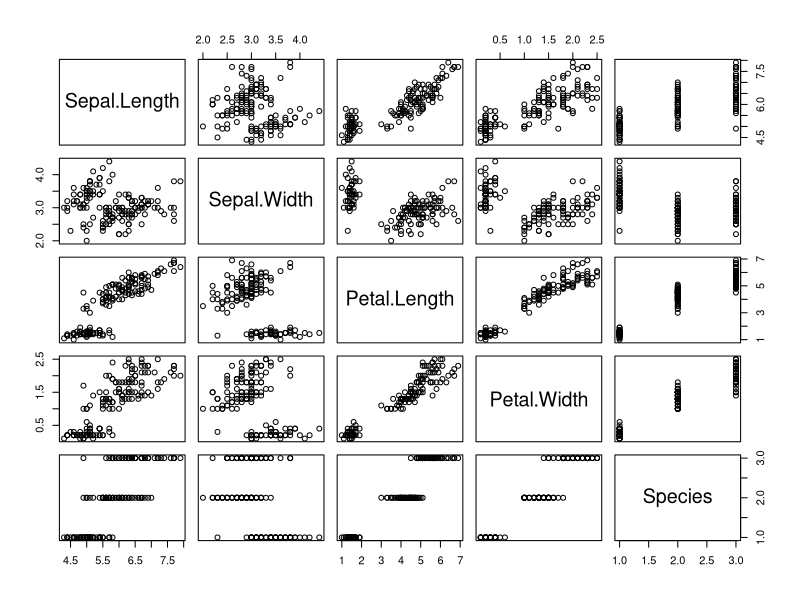
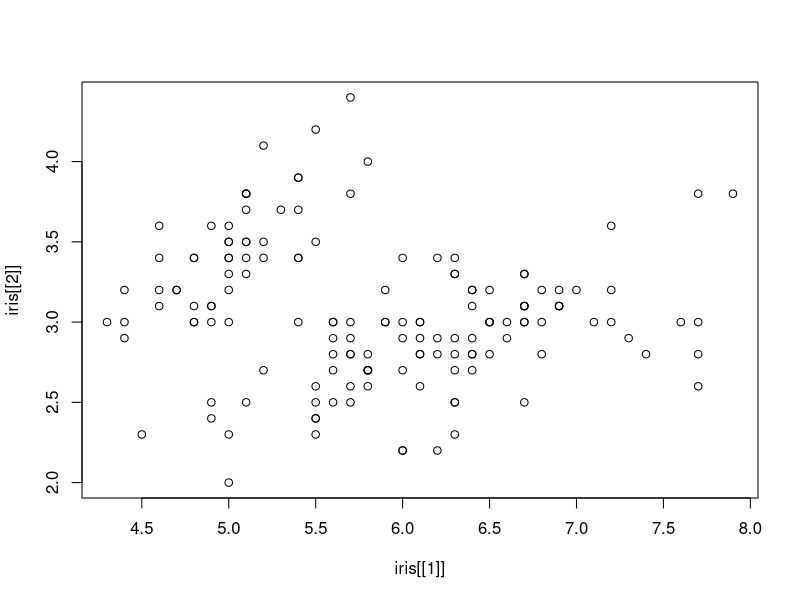
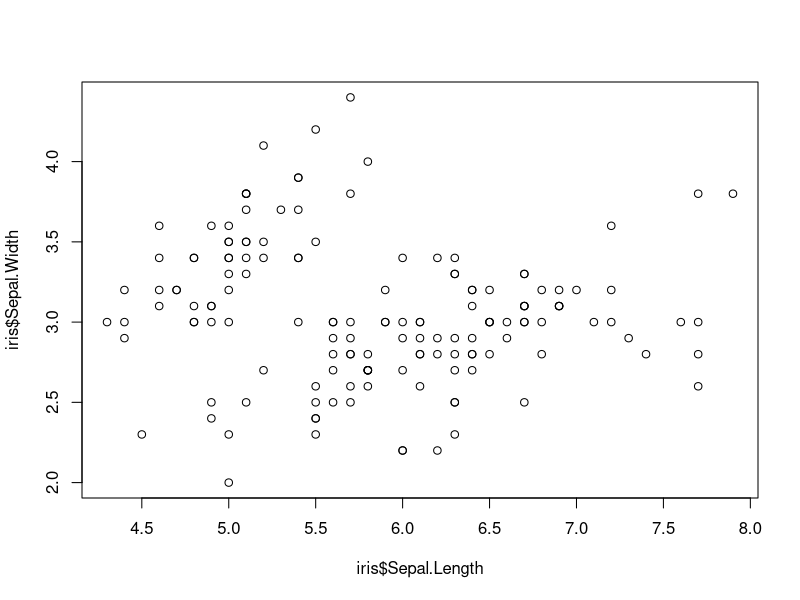
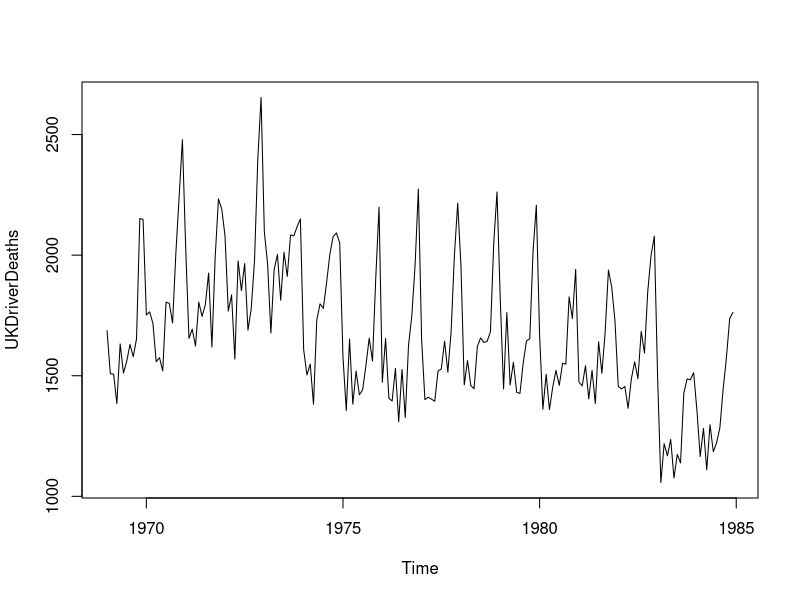
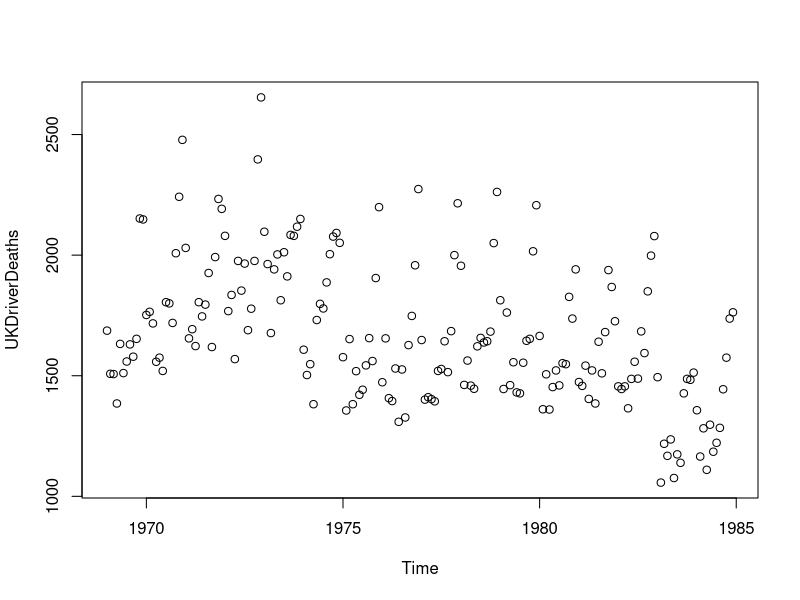
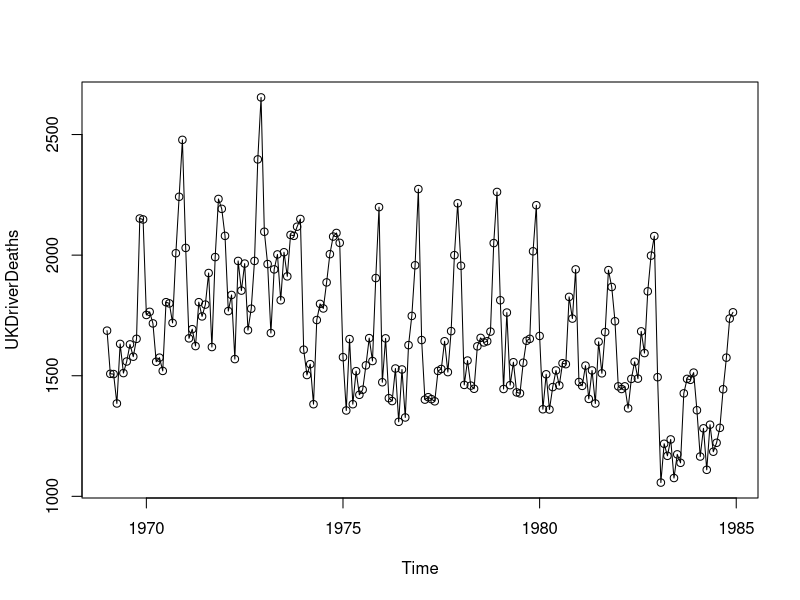
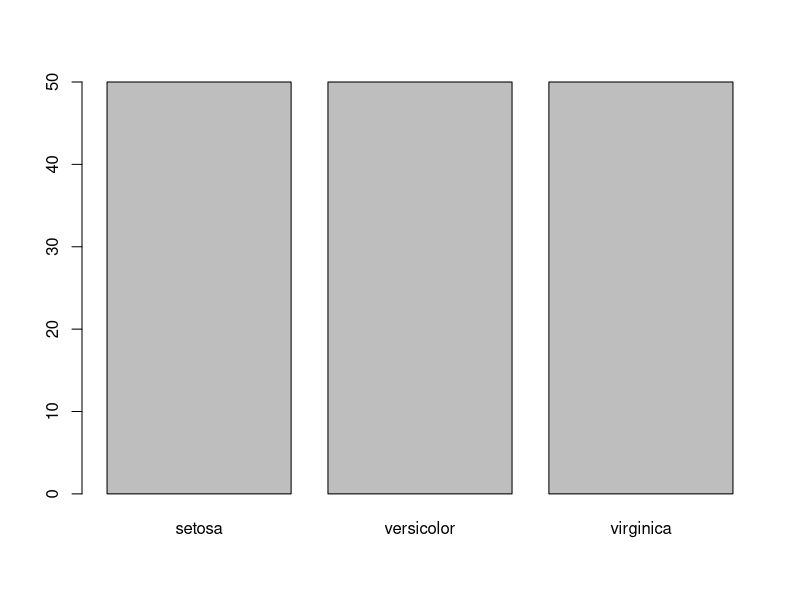
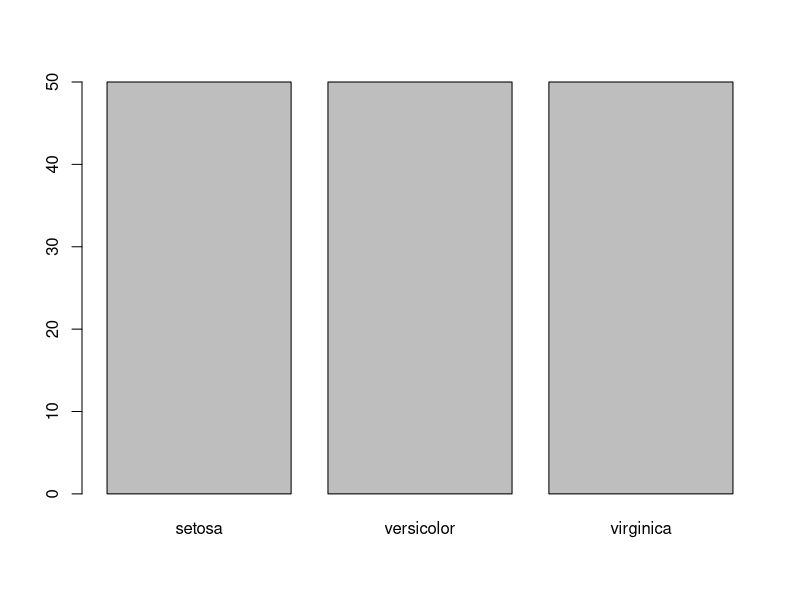

Reproduce these figures in R, in order.
## ---- chunk 1
#| output: true
#| echo: true

plot(iris)

## ---- chunk 2
plot(iris[[1]], iris[[2]])
## ---- chunk 3
plot(iris$Sepal.Length, iris$Sepal.Width)
## ---- chunk 4
plot(UKDriverDeaths)

## ---- chunk 5
#| output: true
#| echo: true

plot(UKDriverDeaths, type = "p")

## ---- chunk 6
#| output: true
#| echo: true

plot(UKDriverDeaths, type = "o")

## ---- chunk 7
#| output: true
#| echo: true

plot(iris$Species)

## ---- chunk 8
#| output: true
#| echo: true

barplot(table(iris$Species))
## ---- chunk 9
plot(iris$Species, iris$Sepal.Length)
## ---- chunk 10
boxplot(Sepal.Length ~ Species, data = iris)
## ---- chunk 11
boxplot(iris$Sepal.Length)
## ---- chunk 12
# Crear un histograma de la variable Sepal.Length del conjunto de datos iris
hist(x = iris$Sepal.Length)

## ---- chunk 13
#| echo: true
#| output: true

plot(x = 1,                 
     xlab = "Titulo eje x", 
     ylab = "Titulo eje y",
     xlim = c(0, 100), 
     ylim = c(0, 100),
     main = "Titulo del grafico",
     type = "n")
## ---- chunk 14
#| echo: true
#| output: true

plot(x = iris$Species, y = iris$Sepal.Length,                
     xlab = "Species", 
     ylab = "Sepal.Length",
     # xlim = c(0, 100), # Como x es un vector tipo factor no se usa 
     ylim = c(3, 9),
     main = "Boxplot Species",
     col = c("red", "green", "blue"))
## ---- chunk 15
#| echo: false
#| output: true

colors <- c("#A4D3EE", "#9ACD32", "#EE5C42")
plot(iris[[3]], iris[[4]],
    ylab = "Petal.Width",
    xlab = "Petal.Length",
    xlim = c(0, 8),
    ylim = c(0, 3),
    main = "Iris Scatterplot",
    pch = 16, 
    col = colors[factor(iris$Species)],
    bty = "L" )
abline(lm(iris[[4]] ~ iris[[3]]), lty = 2) 
legend("bottomright", 
        legend = c("setosa", "versicolor", "virginica"),
        pch = c(16, 16, 16),
        col = colors)
## ---- chunk 16
#| echo: false
#| output: true

boxplot(iris$Sepal.Length ~ iris$Species,
    main = "Iris Boxplot", 
    ylab = "Sepal Length",
    xlab = "Species",
    boxwex = 0.25,
    col = colors, 
    axes = FALSE)
axis(1)
axis(2)
stripchart(iris$Sepal.Length ~ iris$Species,
          method = "jitter", pch = 19, add = TRUE,
          vertical = TRUE, col = adjustcolor(c("#A4D3EE", "#9ACD32", "#EE5C42"),
          alpha.f = 0.5)
)

## ---- chunk 17
#| output: true
#| echo: true

plot(iris$Species, iris$Sepal.Length)

## ---- chunk 18
#| output: false
#| echo: false

library(tidyverse)
## ---- chunk 19
#| message: false
#| warning: false

ggplot() +
geom_boxplot(aes(iris$Sepal.Length, iris$Species)) +
coord_flip()
## ---- chunk 20

ggplot(iris, aes(x = Sepal.Length, y = Sepal.Width))

## ---- chunk 21

ggplot(iris, aes(x = Sepal.Length, y = Sepal.Width)) +
geom_point()

## ---- chunk 22
plot(iris$Sepal.Length, iris$Sepal.Width)
## ---- chunk 23

dates <- seq(as.Date("1969-01-01"), 
             by = "month", 
            length.out = length(UKDriverDeaths))
ukdriverdeaths_df <- data.frame(
  date = dates,
  deaths = as.numeric(UKDriverDeaths)
)

ggplot(ukdriverdeaths_df, aes(x = date, y = deaths)) +
  geom_line()
## ---- chunk 24
plot(UKDriverDeaths)
## ---- chunk 25
#| message: false
#| warning: false
#| echo: false


ggplot(iris, aes(x = Petal.Length, y = Petal.Width, col = Species)) + 
  geom_point() +
  geom_smooth(method = "lm", 
              se = FALSE, 
              aes(group = 1), 
              color = "black",
              linetype = "dashed") + 
  labs(title = "Iris Boxplot", x = "Species", y = "Sepal Length") +
  scale_fill_manual(values = c("setosa" = "#A4D3EE", "versicolor" = "#9ACD32", "virginica" = "#EE5C42")) +  
  scale_color_manual(values = c("setosa" = "#A4D3EE", "versicolor" = "#9ACD32", "virginica" = "#EE5C42")) +
  theme_classic() 
  
## ---- chunk 26
#| message: false
#| warning: false
#| echo: false

ggplot(iris, aes(x = Species, y = Sepal.Length)) +
  geom_boxplot(aes(fill = Species), width = 0.25) +  
  geom_jitter(aes(color = Species), width = 0.2, alpha = 0.5) + 
  labs(title = "Iris Boxplot", x = "Species", y = "Sepal Length") + 
  scale_fill_manual(values = c("setosa" = "#A4D3EE", "versicolor" = "#9ACD32", "virginica" = "#EE5C42")) +  
  scale_color_manual(values = c("setosa" = "#A4D3EE", "versicolor" = "#9ACD32", "virginica" = "#EE5C42")) +
  theme_classic() + 
  theme(plot.title = element_text(hjust = 0.5))
